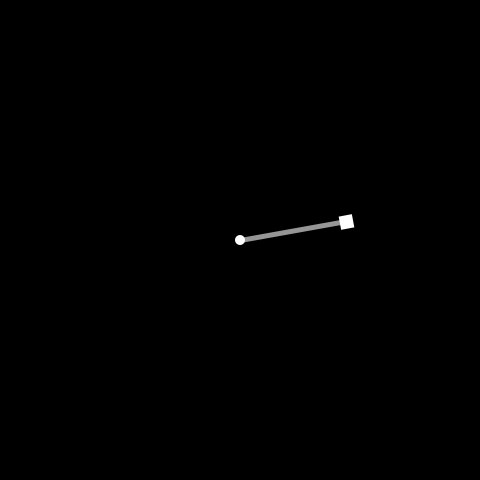
Frame 1 (no input)
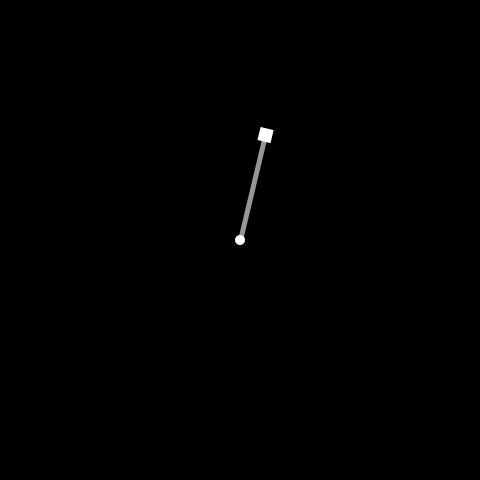
Frame 60 (the mouse pressed at the canvas centre just before this capture)
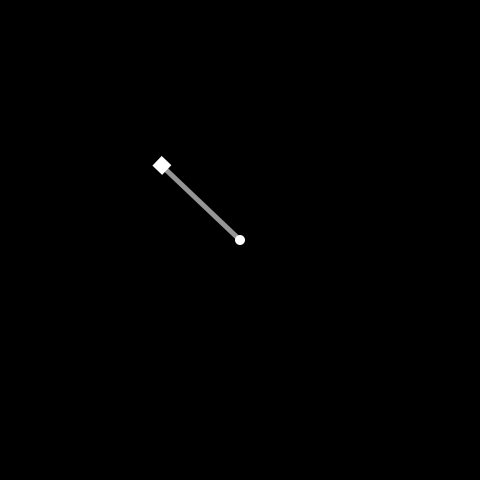
Frame 120 (the mouse held since frame 60 and released just before this capture)

The Processing sketch that drew these frames (run headless with seeded random() and noise(); from frame 60 on, the mouse is pressed at the canvas centre):

// Processing sketch: centripetalForce
// ── centripetalForce.pde
color bgColor = color(0);
float massKg = 20;
float radiusMeters = 5;
float maxRadiusMeters = 10.0;
float angularSpeedRPM = 10;
int millisLastParameterChange = 0;
float angleLastParameterChange = 0;
boolean parametersChanged = true;

interface JavaScript {
  void showValues(float mass, float radius, float rpm, String force);
}

void bindJavascript(JavaScript js) {
  javascript = js;
}

JavaScript javascript;

void setup() {  
  size(480, 480);
  frameRate(60);
}

void draw() {
  background(bgColor);

  //inform browser 
  if (javascript!=null && parametersChanged) {
    javascript.showValues(massKg, radiusMeters, angularSpeedRPM, formatFloat(forceNewtons(), 2)+" N");
    angleLastParameterChange = angleRadians();
    millisLastParameterChange = millis();
    parametersChanged = false;
  }

  //draw spinner
  translate(width/2, height/2);
  float pixelRadius = width / 2 * 0.9 * radiusMeters / maxRadiusMeters;
  strokeWeight(5);
  stroke(150);
  float xTip = pixelRadius * cos(angleRadians());
  float yTip = - pixelRadius * sin(angleRadians());
  line(0, 0, xTip, yTip);
  noStroke();
  fill(255);
  ellipse(0, 0, 10, 10);//center hub

  translate(xTip, yTip);
  rotate(-angleRadians());
  rectMode(CENTER);
  float rectSize = sqrt(massKg) * 3;
  rect(0, 0, rectSize, rectSize);
}

float elapsedSeconds() {
  return 0.001 * (millis() - millisLastParameterChange);
}

float angleRadians() {
  return elapsedSeconds() * angularSpeedRadiansPerSecond() + angleLastParameterChange;
}

float angularSpeedRadiansPerSecond() {
  return angularSpeedRPM /  60.0 * 2 * PI;
}

float angularAcceleration() {
  return radiusMeters * angularSpeedRadiansPerSecond() * angularSpeedRadiansPerSecond();
}

float forceNewtons() {
  return massKg *  angularAcceleration();
}

void setRPM(float rpm) {
  angularSpeedRPM = rpm;
  parametersChanged = true;
}

void setMass(float mass) {
  massKg = mass;
  parametersChanged = true;
}

void setRadius(float r) {
  radiusMeters = r;
  parametersChanged = true;
}


//Utilities
String formatFloat(float x, int numPlaces) {
  int power = 1;
  for (int i = 0; i < numPlaces; ++i)
    power *= 10;
  int expanded = (int) (x * power + 0.5);
  int whole = (int) (expanded / power);
  String frac = ""+ (expanded % power);
  while (frac.length () < numPlaces)
    frac = "0"+frac;
  return ""+whole+"."+frac;
}

String floatAsInt(float x) {
  if (x < 1000000000)
    return "" + (int) (x  + 0.5);
  return "" + x;
}
